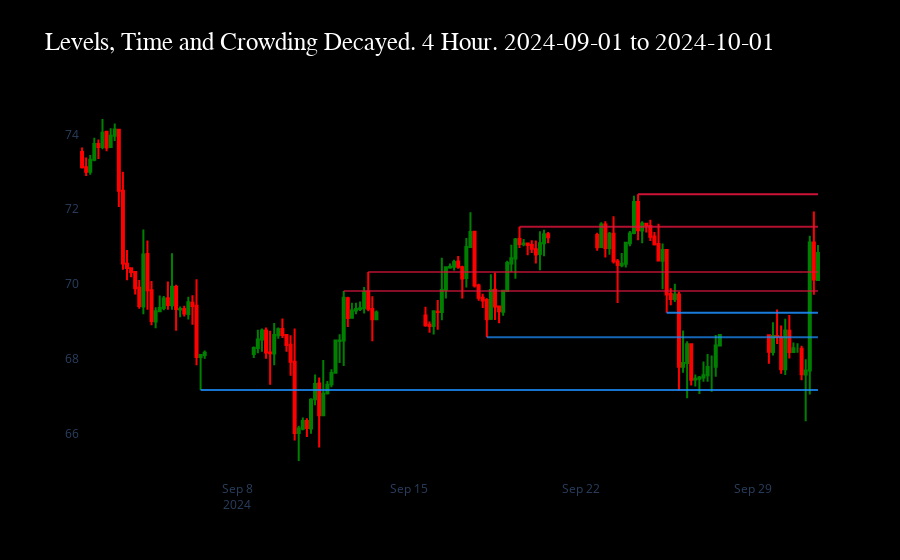

The notebook cell saved with this chart:
### Code cell
import pandas as pd
import numpy as np
import plotly.graph_objects as go

window = 1.5         # price window for crowding (+/- window)

# 4H levels on last month of data (standalone pipeline)
# Uses existing support/resistance functions; does not alter global start/end.

# Prepare 4h bars
_df = df.copy()
_df['datetime'] = pd.to_datetime(_df['datetime'])
_df = _df.set_index('datetime').sort_index()
df_4h = _df.resample('4h').agg({'open':'first','high':'max','low':'min','close':'last','volume':'sum'}).dropna().reset_index()

# Last month slice
earliest = df_4h['datetime'].min()
cutoff = earliest + pd.Timedelta(days=30)
df_h = df_4h[df_4h['datetime'] <= cutoff].reset_index(drop=True)
start_h, end_h = 0, len(df_h)

# Run support/resistance on 4h slice
sr = []
n1, n2 = 4, 2
for row in range(n1, len(df_h) - n2):
    if support(df_h, row, n1, n2):
        sr.append((row, df_h.low[row], 1))
    if resistance(df_h, row, n1, n2):
        sr.append((row, df_h.high[row], 2))

# Collapse nearby levels
plotlist1_4h = [x[1] for x in sr if x[2] == 1]
plotlist2_4h = [x[1] for x in sr if x[2] == 2]
plotlist1_4h.sort(); plotlist2_4h.sort()

for i in range(1,len(plotlist1_4h)):
    if(i>=len(plotlist1_4h)):
        break
    if abs(plotlist1_4h[i]-plotlist1_4h[i-1]) <= collapse_thresh: # Reuses same collapse Thresh
        # Keep more conservative level.
        if plotlist1_4h[i] < plotlist1_4h[i-1]:
            plotlist1_4h.pop(i-1)
        else:
            plotlist1_4h.pop(i)

for i in range(1,len(plotlist2_4h)):
    if(i>=len(plotlist2_4h)):
        break
    if abs(plotlist2_4h[i]-plotlist2_4h[i-1]) <= collapse_thresh:
        if plotlist2_4h[i] > plotlist2_4h[i-1]:
            plotlist2_4h.pop(i-1)
        else:
            plotlist2_4h.pop(i)

# Separate supports/resistances (post-collapse, keep original rows)
ss = [(r, y) for r, y, t in sr if t == 1]
rr = [(r, y) for r, y, t in sr if t == 2]

# Time-decayed opacity with crowding; each line starts at its level candle
last_time = df_h['datetime'].max()
first_time = df_h['datetime'].min()
span_sec = max((last_time - first_time).total_seconds(), 1)
all_levels = [lvl for _, lvl in ss + rr]
row_to_time = {i: df_h['datetime'].iloc[i] for i in range(len(df_h))}

ss_strengths = time_decay_levels(ss)
rr_strengths = time_decay_levels(rr)

supports = pd.DataFrame(ss_strengths, columns=['row', 'level', 'strength', 'time'])
supports['type'] = 'support'
resistances = pd.DataFrame(rr_strengths, columns=['row', 'level', 'strength', 'time'])
resistances['type'] = 'resistance'

levels = pd.merge(supports, resistances, how='outer')
levels.to_csv("levels/4h_levels_24_09_10.csv")

fig = go.Figure(data=[go.Candlestick(
    x=df_h['datetime'],
    open=df_h['open'], high=df_h['high'], low=df_h['low'], close=df_h['close'],
    increasing_line_color='green', decreasing_line_color='red'
)])

x_end = df_h['datetime'].max()

for _, level, strength, t0 in ss_strengths:
    fig.add_shape(
        type='line', xref='x', yref='y',
        x0=t0, x1=x_end, y0=level, y1=level,
        line=dict(color='rgb(30,144,255)', width=2),
        opacity=strength,
    )

for _, level, strength, t0 in rr_strengths:
    fig.add_shape(
        type='line', xref='x', yref='y',
        x0=t0, x1=x_end, y0=level, y1=level,
        line=dict(color='rgb(220,20,60)', width=2),
        opacity=strength,
    )

fig.update_layout(
    showlegend=False,
    xaxis_rangeslider_visible=False,
    xaxis=dict(showgrid=False),
    yaxis=dict(showgrid=False),
    paper_bgcolor='black',
    plot_bgcolor='black',
    title=dict(text=f'Levels, Time and Crowding Decayed. 4 Hour. {first_time.date()} to {last_time.date()}',
    font=dict(color='white', size=25, family='Cascadia Black'))
)

fig.show()

### Figure 1 — Plotly figure (JSON) as saved in the notebook; plotly's stock layout.template omitted (floating-point values rounded to 4 significant figures; data arrays with more than 128 entries replaced by an {"elided": "..."} marker saying what was removed)
{"data": [{"close": {"elided": "137 float values"}, "decreasing": {"line": {"color": "red"}}, "high": {"elided": "137 float values"}, "increasing": {"line": {"color": "green"}}, "low": {"elided": "137 float values"}, "open": {"elided": "137 float values"}, "type": "candlestick", "x": {"elided": "137 str values"}}], "layout": {"paper_bgcolor": "black", "plot_bgcolor": "black", "shapes": [{"line": {"color": "rgb(30,144,255)", "width": 2}, "opacity": 0.8108, "type": "line", "x0": "2024-09-06T12:00:00", "x1": "2024-10-01T16:00:00", "xref": "x", "y0": 67.17, "y1": 67.17, "yref": "y"}, {"line": {"color": "rgb(30,144,255)", "width": 2}, "opacity": 0.7136, "type": "line", "x0": "2024-09-18T04:00:00", "x1": "2024-10-01T16:00:00", "xref": "x", "y0": 68.58, "y1": 68.58, "yref": "y"}, {"line": {"color": "rgb(30,144,255)", "width": 2}, "opacity": 0.8571, "type": "line", "x0": "2024-09-25T12:00:00", "x1": "2024-10-01T16:00:00", "xref": "x", "y0": 69.23, "y1": 69.23, "yref": "y"}, {"line": {"color": "rgb(220,20,60)", "width": 2}, "opacity": 0.6167, "type": "line", "x0": "2024-09-12T08:00:00", "x1": "2024-10-01T16:00:00", "xref": "x", "y0": 69.81, "y1": 69.81, "yref": "y"}, {"line": {"color": "rgb(220,20,60)", "width": 2}, "opacity": 0.6323, "type": "line", "x0": "2024-09-13T08:00:00", "x1": "2024-10-01T16:00:00", "xref": "x", "y0": 70.32, "y1": 70.32, "yref": "y"}, {"line": {"color": "rgb(220,20,60)", "width": 2}, "opacity": 0.8165, "type": "line", "x0": "2024-09-19T12:00:00", "x1": "2024-10-01T16:00:00", "xref": "x", "y0": 71.53, "y1": 71.53, "yref": "y"}, {"line": {"color": "rgb(220,20,60)", "width": 2}, "opacity": 0.9407, "type": "line", "x0": "2024-09-24T08:00:00", "x1": "2024-10-01T16:00:00", "xref": "x", "y0": 72.4, "y1": 72.4, "yref": "y"}], "showlegend": false, "title": {"font": {"color": "white", "family": "Cascadia Black", "size": 25}, "text": "Levels, Time and Crowding Decayed. 4 Hour. 2024-09-01 to 2024-10-01"}, "xaxis": {"rangeslider": {"visible": false}, "showgrid": false}, "yaxis": {"showgrid": false}}}
